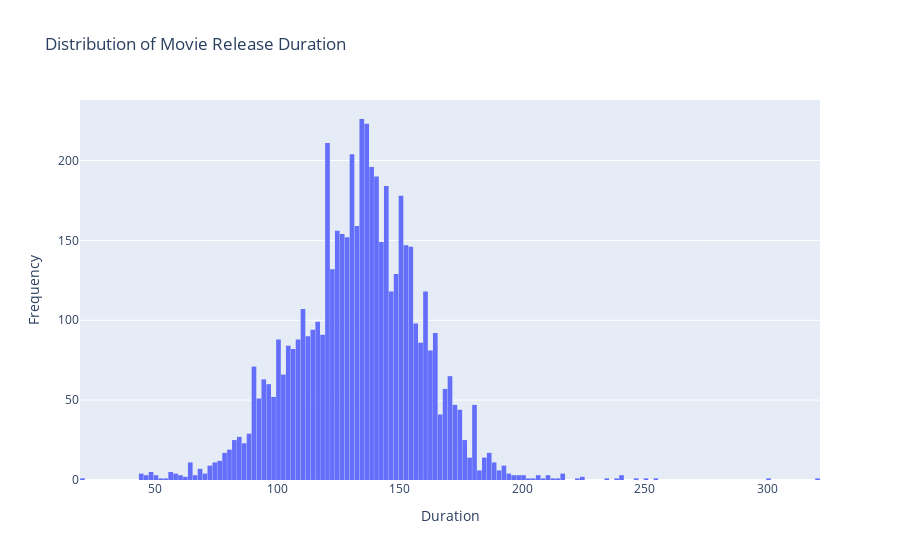

This figure's notebook cell:
### Code cell
fig = px.histogram(movie_df, x='Duration', title='Distribution of Movie Release Duration')

fig.update_layout(
    xaxis_title='Duration',      
    yaxis_title='Frequency',
    bargap=0.05,             
    showlegend=False,     
)
fig.show()

### Figure 1 — Plotly figure (JSON) as saved in the notebook; plotly's stock layout.template omitted (floating-point values rounded to 4 significant figures; data arrays with more than 128 entries replaced by an {"elided": "..."} marker saying what was removed)
{"data": [{"alignmentgroup": "True", "bingroup": "x", "hovertemplate": "Duration=%{x}<br>count=%{y}<extra></extra>", "legendgroup": "", "marker": {"color": "#636efa", "pattern": {"shape": ""}}, "name": "", "offsetgroup": "", "orientation": "v", "showlegend": false, "type": "histogram", "x": {"elided": "5388 int values"}, "xaxis": "x", "yaxis": "y"}], "layout": {"bargap": 0.05, "barmode": "relative", "legend": {"tracegroupgap": 0}, "showlegend": false, "title": {"text": "Distribution of Movie Release Duration"}, "xaxis": {"anchor": "y", "domain": [0, 1], "title": {"text": "Duration"}}, "yaxis": {"anchor": "x", "domain": [0, 1], "title": {"text": "Frequency"}}}}
